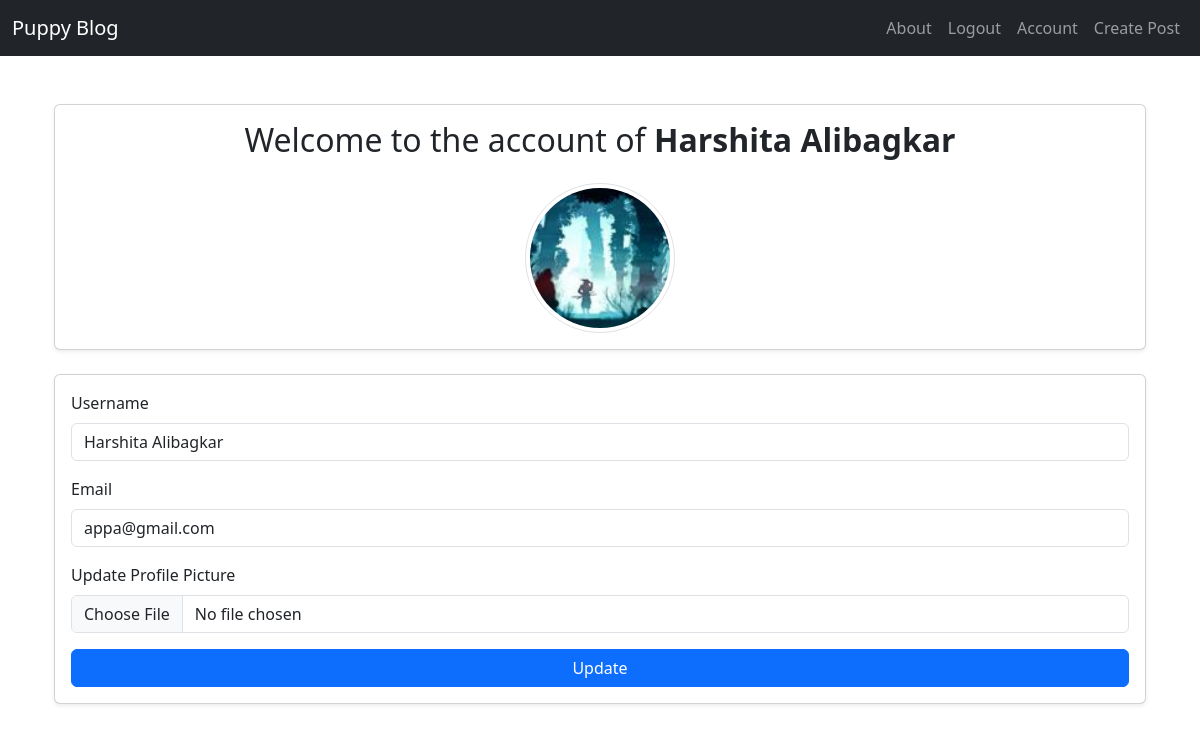
/account (signed in), run on the app's committed database.
### puppycompanyblog/models.py (models this page shows, shortened)
class User(db.Model, UserMixin):
    __tablename__ = 'users'
    id = db.Column(db.Integer, primary_key=True)
    profile_image = db.Column(db.String(64),nullable=False,default='default_profile.jpg')
    email = db.Column(db.String(64), unique=True, index=True)
    username = db.Column(db.String(64), unique=True, index=True)
    password_hash = db.Column(db.String(128))
    Posts = db.relationship('BlogPost', backref='author', lazy=True)

### puppycompanyblog/users/views.py (the view)
@users.route('/account', methods=['GET','POST'])
@login_required
def account():
    form = UpdateUserForm()
    if form.validate_on_submit():
        if form.picture.data:
            username = current_user.username
            pic = add_profile_pic(form.picture.data, username)
            current_user.profile_image = pic
        current_user.username = form.username.data
        current_user.email = form.email.data
        db.session.commit()
        flash('User Account Updated')
        return redirect(url_for('users.account'))
    elif request.method == 'GET':
        form.username.data = current_user.username
        form.email.data = current_user.email
    profile_image = url_for('static', filename='profile_pics/'+current_user.profile_image)
    return render_template('account.html', profile_image=profile_image,form=form)

### puppycompanyblog/users/forms.py (shortened to what this page needs)
class UpdateUserForm(FlaskForm):
    email = StringField('Email', validators=[DataRequired(), Email()])
    username = StringField('Username', validators=[DataRequired()])
    picture = FileField('Update Profile Picture', validators=[FileAllowed(['jpg','png'])])
    submit = SubmitField('Update')

### puppycompanyblog/models.py (called while the page is built)
@login_manager.user_loader
def load_user(user_id):
    return User.query.get(user_id)

### puppycompanyblog/templates/account.html (shortened to what this page needs)
{% extends 'base.html' %}
{% block content %}
<div class="container mt-5">
    <div class="card shadow-sm mb-4">
        <div class="card-body text-center">
            <h2 class="card-title">Welcome to the account of <strong>{{ current_user.username }}</strong></h2>
            <img src="{{ url_for('static', filename='profile_pics/' + current_user.profile_image) }}"
                 class="rounded-circle img-thumbnail mt-3"
                 style="width: 150px; height: 150px; object-fit: cover;">
        </div>
    </div>
    <div class="card shadow-sm">
        <div class="card-body">
            <form method="POST" action="" enctype="multipart/form-data">
                <div class="mb-3">
                    {{ form.username.label(class="form-label") }}
                    {{ form.username(class="form-control") }}
                </div>
                <div class="mb-3">
                    {{ form.email.label(class="form-label") }}
                    {{ form.email(class="form-control") }}
                </div>
                <div class="mb-3">
                    {{ form.picture.label(class="form-label") }}
                    {{ form.picture(class="form-control") }}
                </div>
                <div class="d-grid">
                    {{ form.submit(class="btn btn-primary") }}
                </div>
            </form>
        </div>
    </div>
</div>
{% endblock %}

### data on the page
User: username "Harshita Alibagkar", profile_image (picture), email "appa@gmail.com"
